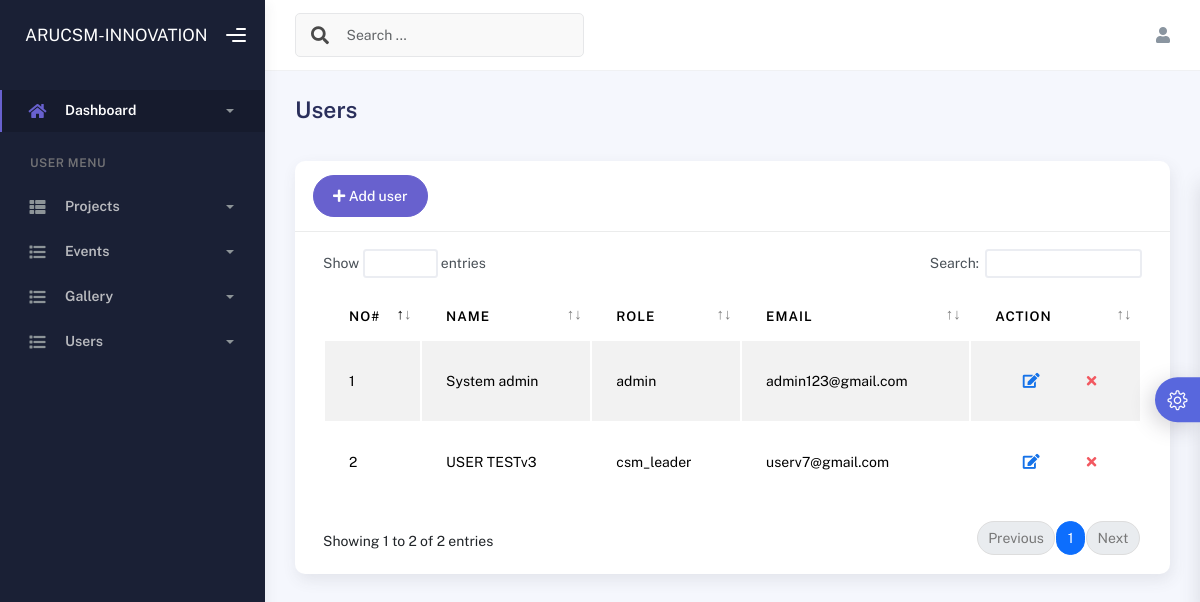
Page /backend_part/users.php on the committed database.
### tables this page shows
CREATE TABLE `users` (
  `user_id` int(11) NOT NULL,
  `fullName` varchar(50) NOT NULL,
  `email` varchar(255) NOT NULL,
  `password` varchar(255) NOT NULL,
  `role` varchar(30) NOT NULL,
  `created_at` timestamp NOT NULL DEFAULT current_timestamp() ON UPDATE current_timestamp()
);

### backend_part/users.php (the view, shortened to what this page needs)
<?php
$query = "SELECT * FROM users";
$result = mysqli_query($conn, $query);
$cout_users= 1;
?>
<!DOCTYPE html>
<html lang="en">
  <head>
    <link rel="stylesheet" href="./assets/css/bootstrap.min.css" />
    <link rel="stylesheet" href="./assets/css/plugins.min.css" />
    <link rel="stylesheet" href="./assets/css/kaiadmin.min.css" />
    <link rel="stylesheet" href="./assets/css/demo.css" />
  </head>
  <body>
    <div class="wrapper">
      <div class="sidebar" data-background-color="dark">
        <div class="sidebar-logo">
          <div class="logo-header" data-background-color="dark">
            <a href="dashboard.php" class="logo" style="color: white;">
             ARUCSM-INNOVATION
            </a>
            <div class="nav-toggle">
              <button class="btn btn-toggle toggle-sidebar">
                <i class="gg-menu-right"></i>
              </button>
            </div>
          </div>
        </div>
        <div class="sidebar-wrapper scrollbar scrollbar-inner">
          <div class="sidebar-content">
            <ul class="nav nav-secondary">
              <li class="nav-item active">
                <a
                  data-bs-toggle="collapse"
                  href="#dashboard"
                  class="collapsed"
                  aria-expanded="false"
                >
                  <i class="fas fa-home"></i>
                  <p>Dashboard</p>
                  <span class="caret"></span>
                </a>
              </li>
              <li class="nav-section">
                <h4 class="text-section">USER MENU</h4>
              </li>
              <li class="nav-item">
                <a data-bs-toggle="collapse" href="#sidebarLayouts">
                  <i class="fas fa-th-list"></i>
                  <p>Projects</p>
                  <span class="caret"></span>
                </a>
              </li>
              <li class="nav-item">
                <a data-bs-toggle="collapse" href="#forms">
                  <i class="fas fa-list"></i>
                  <p>Events</p>
                  <span class="caret"></span>
                </a>
              </li>
              <li class="nav-item">
                <a data-bs-toggle="collapse" href="#tables">
                  <i class="fas fa-list"></i>
                  <p>Gallery</p>
                  <span class="caret"></span>
                </a>
              </li>
              <li class="nav-item">
                <a data-bs-toggle="collapse" href="#maps">
                  <i class="fas fa-list"></i>
                  <p>Users</p>
                  <span class="caret"></span>
                </a>
              </li>
            </ul>
          </div>
        </div>
      </div>
      <div class="main-panel">
        <div class="main-header">
          <nav
            class="navbar navbar-header navbar-header-transparent navbar-expand-lg border-bottom"
          >
            <div class="container-fluid">
              <nav
                class="navbar navbar-header-left navbar-expand-lg navbar-form nav-search p-0 d-none d-lg-flex"
              >
                <div class="input-group">
                  <div class="input-group-prepend">
                    <button type="submit" class="btn btn-search pe-1">
                      <i class="fa fa-search search-icon"></i>
                    </button>
                  </div>
                  <input
                    type="text"
                    placeholder="Search ..."
                    class="form-control"
                  />
                </div>
              </nav>
              <ul class="navbar-nav topbar-nav ms-md-auto align-items-center">
                <li class="nav-item topbar-icon dropdown hidden-caret">
                  <a
                    class="nav-link"
                    data-bs-toggle="dropdown"
                    href="#"
                    aria-expanded="false"
                  >
                    <i class="fas fa-user"></i>
                  </a>
                </li>
              </ul>
            </div>
          </nav>
        </div>
        <div class="container">
          <div class="page-inner">
            <div class="page-header">
              <h3 class="fw-bold mb-3">Users</h3>
            </div>
            <div class="row">
              <div class="col-md-12">
                <div class="card">
                  <div class="card-header">
                    <div class="d-flex align-items-center">
                      <a href="addUser.php"><button
                        class="btn btn-secondary btn-round ms-auto"
                      >
                        <i class="fa fa-plus"></i>
                        Add user
                      </button></a>
                    </div>
                  </div>
                  <div class="card-body">
                    <div class="table-responsive">
                      <table
                        id="add-row"
                        class="display table table-striped table-hover"
                      >
                        <thead>
                          <tr>
                            <th>No#</th>
                            <th>Name</th>
                            <th>Role</th>
                            <th>Email</th>
                            <th style="width: 10%">Action</th>
                          </tr>
                        </thead>
                        <tbody>
                          <?php while ($row = mysqli_fetch_assoc($result)) { ?>
                            <tr>
                              <td><?php echo $cout_users ?></td>
                                <td><?php echo $row['fullName']; ?></td>
                                <td><?php echo $row['role']; ?></td>
                                <td><?php echo $row['email']; ?></td>
                            <td>
                              <div class="form-button-action">
                                <button
                                  type="button"
                                  data-bs-toggle="tooltip"
                                  title=""
                                  class="btn btn-link btn-primary btn-lg"
                                  data-original-title="Edit Task"
                                >
                                  <i class="fa fa-edit"></i>
                                </button>
                                <button
                                  type="button"
                                  data-bs-toggle="tooltip"
                                  title=""
                                  class="btn btn-link btn-danger"
                                  data-original-title="Remove"
                                >
                                  <i class="fa fa-times"></i>
                                </button>
                              </div>
                            </td>
                            </tr>
                            <?php $cout_users++ ?>
                        <?php } ?>
                        </tbody>
                      </table>
                    </div>
                  </div>
                </div>
              </div>
            </div>
          </div>
        </div>
      </div>
      <div class="custom-template">
        <div class="custom-toggle">
          <i class="icon-settings"></i>
        </div>
      </div>
    </div>
  </body>
</html>

### backend_part/assets/css/demo.css (style rules this page uses)
.custom-template { position: fixed; top: 50%; transform: translateY(-50%); right: -325px; width: 325px; height: max-content; display: block; z-index: 1; background: #ffffff; transition: all .3s; z-index: 1003; box-shadow: -1px 1px 20px rgba(69, 65, 78, 0.15); border-top-left-radius: 5px; border-bottom-left-radius: 5px; transition: all .5s; }
.custom-template .custom-toggle { position: absolute; width: 45px; height: 45px; background: #5867dd; top: 50%; left: -45px; transform: translateY(-50%); display: flex; align-items: center; justify-content: center; text-align: center; border-top-left-radius: 30px; border-bottom-left-radius: 30px; cursor: pointer; color: #ffffff; box-shadow: -5px 5px 20px rgba(69, 65, 78, 0.21); }
.custom-template .custom-toggle i { font-size: 20px; animation: 1.3s spin linear infinite; }

### rows in the picture
users: fullName "System admin", role "admin", email "admin123@gmail.com"
users: fullName "USER TESTv3", role "csm_leader", email "userv7@gmail.com"
